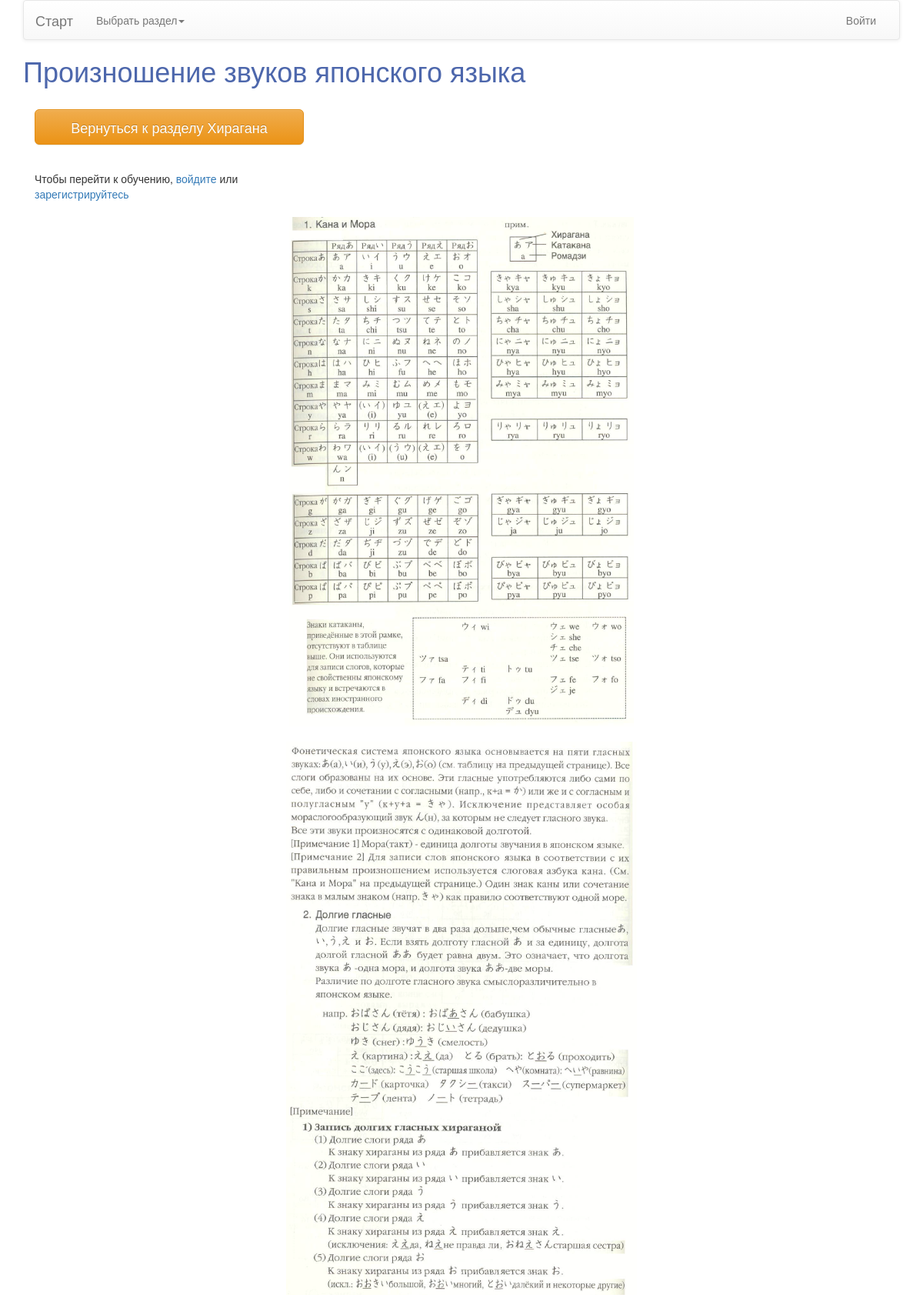
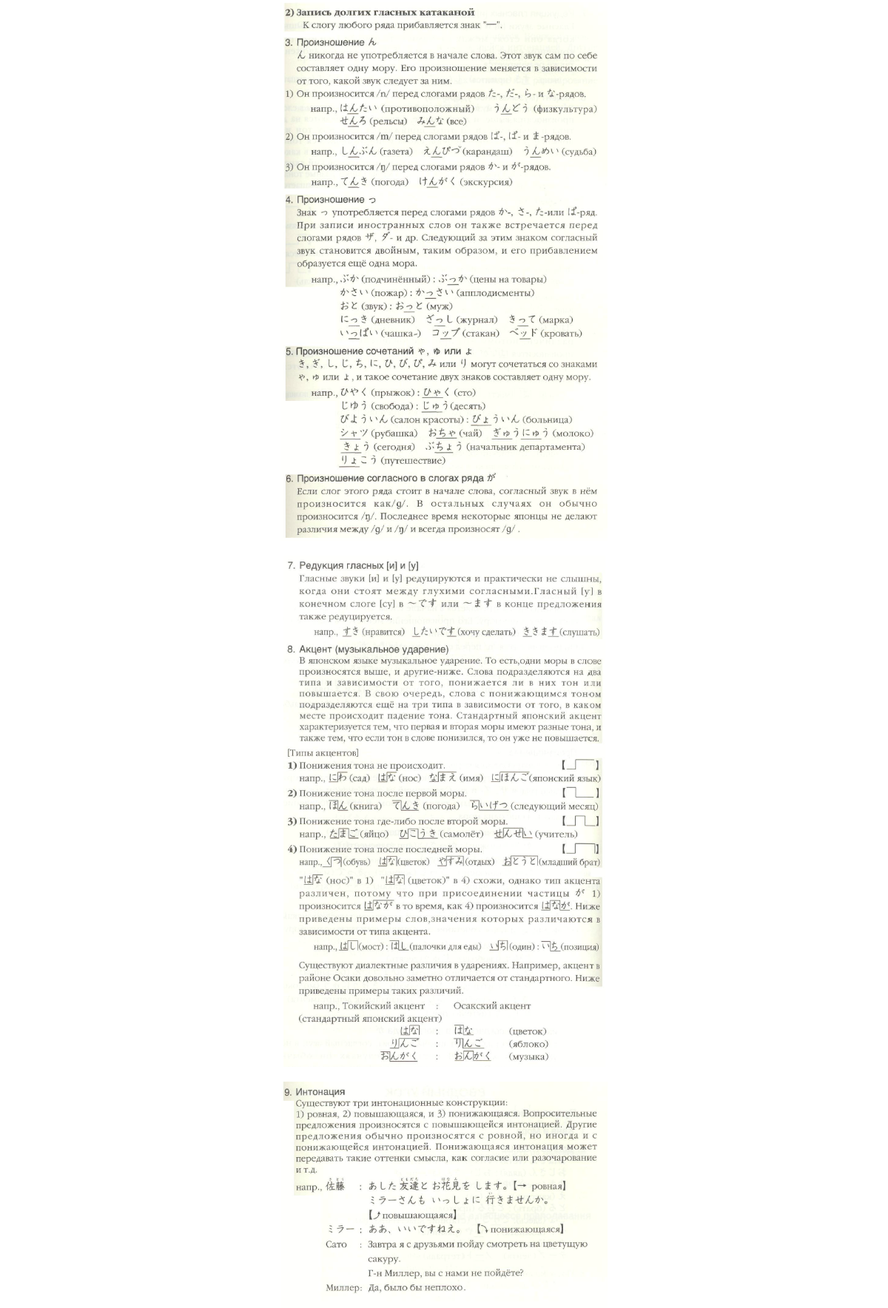
Page /blog/sounds-hir/helpu/ on the committed database (2 pictures, top to bottom).
### blog/models.py (models this page shows, shortened)
class Help(models.Model):
    theme = models.ForeignKey(Theme, null=True, blank=True, on_delete=models.CASCADE)
    inner_unit = models.ForeignKey(Unit, null=True, blank=True, on_delete=models.CASCADE)
    slug = models.SlugField(unique=True)
    title = models.CharField('Заголовок', max_length=350)
    image = models.ImageField('Изображение', upload_to=upload_location,
                              null=True,
                              blank=True)
    content = models.TextField('Содержание', null=True, blank=True)
    objects = AppManager()

class Unit(models.Model):
    type = models.ForeignKey(Post, on_delete=models.CASCADE)
    title = models.CharField('Заголовок', max_length=120)
    slug = models.SlugField(unique=True)
    image = models.ImageField('Изображение', upload_to=upload_location,
                              null=True,
                              blank=True)
    objects = AppManager()
    def get_absolute_url(self):
        return reverse("blog:unit", kwargs={"slug": self.slug})
    class Meta:
        ordering = ["-title"]

class HelpImage(models.Model):
    help = models.ForeignKey(Help, on_delete=models.CASCADE)
    title = models.CharField('Название', null=True, blank=True, max_length=350)
    image = models.ImageField('Изображение', upload_to=upload_location,
                              null=True,
                              blank=True)

### blog/views.py (the view)
# urls.py: url(r'^(?P<slug>[\w-]+)/helpu/$', "blog.views.unit_help", name='helpu'),
def unit_help(request, slug=None):
    instance = get_object_or_404(Help, slug=slug)
    previous = Unit.objects.get(id=instance.inner_unit_id)
    main = Post.objects.all()
    images = HelpImage.objects.filter(help__id=instance.id)
    context = {
        "title": instance.title,
        "instance": instance,
        "previous": previous,
        "main": main,
        "images": images,
    }
    return render(request, "unit_help.html", context)

### blog/models.py (called while the page is built)
    def get_absolute_url(self):
        return reverse("blog:main_unit", kwargs={"slug": self.slug})

### blog/templates/unit_help.html (shortened to what this page needs)
{% extends "base.html" %}
{% load urlify %}
{% load crispy_forms_tags %}
{% block post_detail_link %}
<a href="#" class="dropdown-toggle" data-toggle="dropdown" role="button" aria-haspopup="true" aria-expanded="false">Выбрать раздел<span class="caret"></span></a>
{% endblock %}
{% block content %}
<div align="left"><h1> {{ title }}</h1></div>
<div class="column"><div class="col-sm-4">
        <form action="{{ previous.get_absolute_url }}">
        <input type="submit" class="btn btn-warning btn-lg btn-block" value="Вернуться к разделу {{ previous.title }}">
            </input></form>
        </br>{% if not request.user.is_authenticated %}
Чтобы перейти к обучению, <a href='{% url "login" %}'>войдите</a> или <a href='{% url "register" %}'>зарегистрируйтесь</a>
{% endif %}</div>
</div>
    <div align="center" class="column">
        <div class="col-sm-8 col-sm-offset-2">
{% for object in images %}
        <img src='{{ object.image.url }}' class='img-responsive'/>
      {% endfor %}
        </div>
    </div>
{% endblock content %}

### blog/templates/base.html (shortened to what this page needs)
{% load staticfiles %}
{% load static %}
<html>
<head>
    <body>
<link rel="stylesheet" href="https://maxcdn.bootstrapcdn.com/bootstrap/3.3.7/css/bootstrap.min.css">
<link rel="stylesheet" href="https://maxcdn.bootstrapcdn.com/bootstrap/3.3.7/css/bootstrap-theme.min.css">
    <link rel='stylesheet' href='{% static "css/base.css" %}' />
</head>
<div class="container">
<nav class="navbar navbar-default">
  <div class="container-fluid">
    <div class="navbar-header">
      <a class="navbar-brand" href='{% url "blog:list" %}'>Старт</a>
    </div>
    <div class="collapse navbar-collapse" id="bs-example-navbar-collapse-1">
      <ul class="nav navbar-nav">
        <li class="dropdown">
            {% block post_detail_link %}
            {% endblock %}
        </li>
      </ul>
      <ul class="nav navbar-nav navbar-right">
          {% if not request.user.is_authenticated %}
          <li><a href='{% url "login" %}'>Войти</a></li>
          {% endif %}
      </ul>
    </div>
  </div>
</nav>
    {% block content %}{% endblock content%}
</div>
</body>
</html>

### blog/static/css/base.css (style rules this page uses)
h1 { color: #4d67ac; }
.column { vertical-align: middle; }

### rows in the picture
Help: title "Произношение звуков японского языка"
Unit: title "Вернуться к разделу Хирагана"
HelpImage: image (picture)
HelpImage: image (picture)
HelpImage: image (picture)
HelpImage: image (picture)
HelpImage: image (picture)
